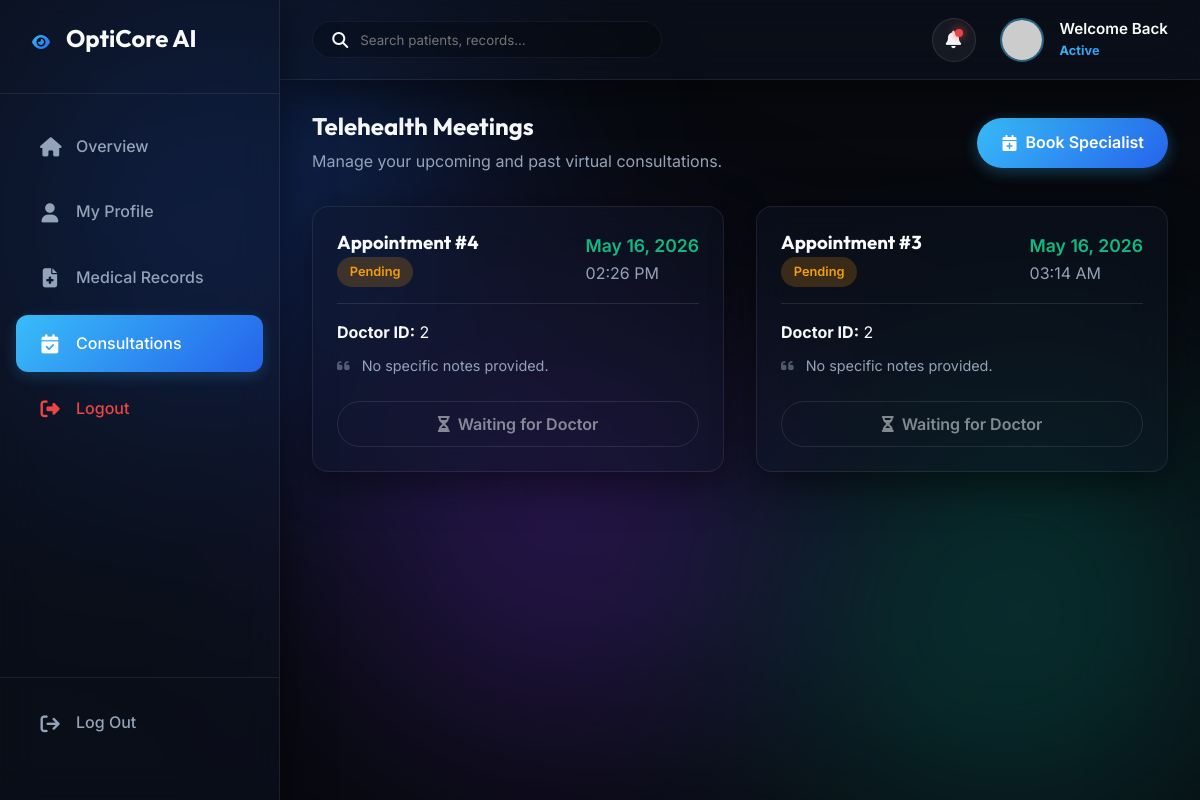
The page /consultations (signed in) on the database its author committed.
### app.py (models this page shows)
class Appointment(db.Model):
    id = db.Column(db.Integer, primary_key=True)
    patient_id = db.Column(db.Integer, db.ForeignKey('user.id'), nullable=False)
    doctor_id = db.Column(db.Integer, db.ForeignKey('user.id'), nullable=False)
    appointment_date = db.Column(db.DateTime, nullable=False)
    status = db.Column(db.String(20), default='pending') # pending, confirmed, completed, cancelled
    is_emergency = db.Column(db.Boolean, default=False)
    meet_link = db.Column(db.String(255), nullable=True) # for telehealth
    notes = db.Column(db.Text, nullable=True)
    created_at = db.Column(db.DateTime, default=datetime.datetime.utcnow)

### app.py (the view)
@app.route('/consultations')
@login_required
def consultations():
    if current_user.role == 'patient':
        appts = Appointment.query.filter_by(patient_id=current_user.id).order_by(Appointment.appointment_date.desc()).all()
    else:
        appts = Appointment.query.filter_by(doctor_id=current_user.id).order_by(Appointment.appointment_date.desc()).all()
    return render_template('consultations.html', appointments=appts)

### app.py (called while the page is built)
@login_manager.user_loader
def load_user(user_id):
    return db.session.get(User, int(user_id))

### templates/consultations.html (shortened to what this page needs)
{% extends 'base.html' %}
{% set use_sidebar = True %}
{% block sidebar_menu %}
<li><a href="{{ url_for('dashboard') if current_user.role == 'patient' else url_for('doctor_dashboard') }}" class="sidebar-link"><i class="fa-solid fa-house"></i> Overview</a></li>
<li><a href="{{ url_for('profile') }}" class="sidebar-link"><i class="fa-solid fa-user"></i> My Profile</a></li>
<li><a href="{{ url_for('records') }}" class="sidebar-link"><i class="fa-solid fa-file-medical"></i> Medical Records</a></li>
<li><a href="{{ url_for('consultations') }}" class="sidebar-link active"><i class="fa-solid fa-calendar-check"></i> Consultations</a></li>
<li><a href="{{ url_for('logout') }}" class="sidebar-link" style="color: #ef4444;"><i class="fa-solid fa-right-from-bracket"></i> Logout</a></li>
{% endblock %}
{% block app_content %}
<div class="flex items-center" style="justify-content: space-between; margin-bottom: 2rem; flex-wrap: wrap; gap: 1rem;">
    <div>
        <h2>Telehealth Meetings</h2>
        <p class="text-secondary">Manage your upcoming and past virtual consultations.</p>
    </div>
    {% if current_user.role == 'patient' %}
    <a href="{{ url_for('doctors_directory') }}" class="btn btn-primary"><i class="fa-solid fa-calendar-plus"></i> Book Specialist</a>
    {% endif %}
</div>
<div class="grid-2">
    {% for appt in appointments %}
    <div class="glass-effect data-card" style="display: flex; flex-direction: column;">
        <div class="flex items-center" style="justify-content: space-between; margin-bottom: 1rem; padding-bottom: 1rem; border-bottom: 1px solid rgba(255,255,255,0.1);">
            <div>
                <h3 style="margin-bottom: 0.2rem;">Appointment #{{ appt.id }}</h3>
                <span class="badge badge-{% if appt.status == 'confirmed' %}success{% elif appt.status == 'completed' %}info{% elif appt.status == 'pending' %}warning{% else %}danger{% endif %}">{{ appt.status|title }}</span>
            </div>
            <div class="text-right">
                <p class="text-accent" style="font-weight: 600; font-size: 1.1rem; margin: 0;">{{ appt.appointment_date.strftime('%b %d, %Y') }}</p>
                <p class="text-secondary" style="margin: 0;">{{ appt.appointment_date.strftime('%I:%M %p') }}</p>
            </div>
        </div>
        <div style="margin-bottom: 1.5rem; flex-grow: 1;">
            {% if current_user.role == 'patient' %}
            <p style="margin-bottom: 0.5rem;"><strong>Doctor ID:</strong> {{ appt.doctor_id }}</p>
            {% else %}
            <p style="margin-bottom: 0.5rem;"><strong>Patient ID:</strong> {{ appt.patient_id }}</p>
            {% endif %}
            <p class="text-secondary" style="font-size: 0.9rem;">
                <i class="fa-solid fa-quote-left" style="opacity: 0.5; margin-right: 0.5rem;"></i>
                {{ appt.notes or 'No specific notes provided.' }}
            </p>
        </div>
        <div class="flex items-center gap-1" style="margin-top: auto;">
            {% if appt.status == 'confirmed' %}
                <a href="{{ appt.meet_link }}" target="_blank" class="btn btn-primary w-full" style="text-align: center; text-decoration: none;"><i class="fa-solid fa-video"></i> Join Virtual Call</a>
            {% elif appt.status == 'pending' %}
                <button class="btn btn-outline w-full" disabled style="opacity: 0.5; cursor: not-waiting;"><i class="fa-solid fa-hourglass-half"></i> Waiting for Doctor</button>
            {% elif appt.status == 'completed' %}
                <button class="btn btn-outline w-full" disabled style="opacity: 0.5;"><i class="fa-solid fa-check"></i> Finished</button>
            {% else %}
                <button class="btn btn-outline w-full text-danger" disabled style="opacity: 0.5; border-color: #ef4444;"><i class="fa-solid fa-ban"></i> Cancelled</button>
            {% endif %}
        </div>
    </div>
    {% endfor %}
</div>
{% endblock %}

### static/css/style.css (style rules this page uses)
:root { --bg-dark: #07090e; --bg-card: rgba(15, 23, 42, 0.6); --text-primary: #f8fafc; --text-secondary: #94a3b8; --primary-gradient: linear-gradient(135deg, #38bdf8 0%, #2563eb 100%); --accent: #10b981; --accent-gradient: linear-gradient(135deg, #10b981 0%, #059669 100%); --danger-gradient: linear-gradient(135deg, #f43f5e 0%, #e11d48 100%); --glass-bg: rgba(15, 23, 42, 0.4); --glass-border: rgba(255, 255, 255, 0.08); --font-heading: 'Outfit', sans-serif; --font-body: 'Inter', sans-serif; --shadow-lg: 0 10px 40px rgba(0, 0, 0, 0.5); }
* { margin: 0; padding: 0; box-sizing: border-box; }
body { background-color: var(--bg-dark); color: var(--text-primary); font-family: var(--font-body); min-height: 100vh; position: relative; overflow-x: hidden; line-height: 1.6; }
h1, h2, h3, h4, h5 { font-family: var(--font-heading); margin-bottom: 0.5rem; line-height: 1.2; }
.text-accent { color: var(--accent); }
.text-secondary { color: var(--text-secondary); }
.flex { display: flex; }
.items-center { align-items: center; }
.gap-1 { gap: 1rem; }
.grid-2 { display: grid; grid-template-columns: 1fr 1fr; gap: 2rem; }
.w-full { width: 100%; }
.glass-effect { background: var(--glass-bg); backdrop-filter: blur(20px); -webkit-backdrop-filter: blur(20px); border: 1px solid var(--glass-border); border-radius: 16px; box-shadow: var(--shadow-lg); }
.btn { display: inline-flex; align-items: center; justify-content: center; gap: 0.5rem; padding: 0.75rem 1.5rem; border-radius: 50px; border: none; font-weight: 600; font-size: 1rem; font-family: var(--font-body); cursor: pointer; transition: all 0.3s ease; text-decoration: none; }
.btn-outline { background: transparent; border: 1px solid rgba(255,255,255,0.2); color: var(--text-primary); }
.btn-primary { background: var(--primary-gradient); color: white; box-shadow: 0 4px 15px rgba(56, 189, 248, 0.3); }
.app-layout { overflow: hidden; height: 100vh; }
.sidebar-link { display: flex; align-items: center; gap: 1rem; padding: 1rem 1.5rem; color: var(--text-secondary); text-decoration: none; border-radius: 12px; margin-bottom: 0.5rem; transition: all 0.2s; font-weight: 500; }
.sidebar-link i { font-size: 1.2rem; width: 20px; text-align: center; transition: color 0.2s; }
.sidebar-link.active { background: var(--primary-gradient); color: white; box-shadow: 0 4px 15px rgba(56, 189, 248, 0.2); }
.sidebar-link.active i { color: white; }
.data-card { padding: 1.5rem; }
.badge { padding: 0.3rem 0.8rem; border-radius: 50px; font-size: 0.8rem; font-weight: 600; display: inline-block; }
.badge-warning { background: rgba(245, 158, 11, 0.2); color: #f59e0b; }

### rows shown on the page
Appointment: id "4", status "Pending", appointment_date "May 16, 2026", appointment_date "02:26 PM", doctor_id "2", notes "No specific notes provided.", shows "Waiting for Doctor"
Appointment: id "3", status "Pending", appointment_date "May 16, 2026", appointment_date "03:14 AM", doctor_id "2", notes "No specific notes provided.", shows "Waiting for Doctor"
